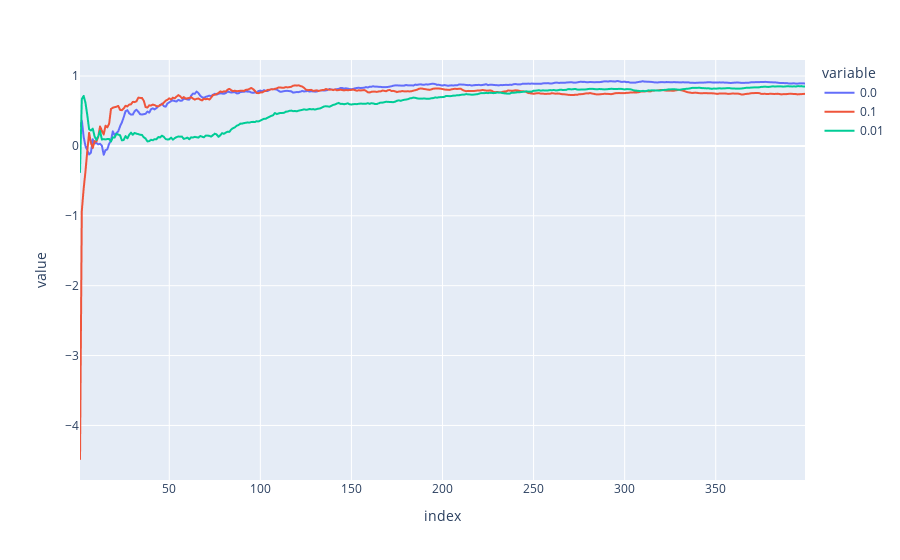

The cell this chart's notebook holds for it:
### Code cell
rewards_df = pd.DataFrame(rewards, columns=[str(x) for x in EPSILONS])
rewards_df = rewards_df.apply(lambda x: x.cumsum()/jnp.arange(rewards_df.shape[0]))
rewards_df = rewards_df.iloc[1:]

px.line(rewards_df)

### Figure 1 — Plotly figure (JSON) as saved in the notebook; plotly's stock layout.template omitted (floating-point values rounded to 4 significant figures; data arrays with more than 128 entries replaced by an {"elided": "..."} marker saying what was removed)
{"data": [{"hovertemplate": "variable=0.0<br>index=%{x}<br>value=%{y}<extra></extra>", "legendgroup": "0.0", "line": {"color": "#636efa", "dash": "solid"}, "marker": {"symbol": "circle"}, "mode": "lines", "name": "0.0", "showlegend": true, "type": "scattergl", "x": {"elided": "399 int values"}, "xaxis": "x", "y": {"elided": "399 float values"}, "yaxis": "y"}, {"hovertemplate": "variable=0.1<br>index=%{x}<br>value=%{y}<extra></extra>", "legendgroup": "0.1", "line": {"color": "#EF553B", "dash": "solid"}, "marker": {"symbol": "circle"}, "mode": "lines", "name": "0.1", "showlegend": true, "type": "scattergl", "x": {"elided": "399 int values"}, "xaxis": "x", "y": {"elided": "399 float values"}, "yaxis": "y"}, {"hovertemplate": "variable=0.01<br>index=%{x}<br>value=%{y}<extra></extra>", "legendgroup": "0.01", "line": {"color": "#00cc96", "dash": "solid"}, "marker": {"symbol": "circle"}, "mode": "lines", "name": "0.01", "showlegend": true, "type": "scattergl", "x": {"elided": "399 int values"}, "xaxis": "x", "y": {"elided": "399 float values"}, "yaxis": "y"}], "layout": {"legend": {"title": {"text": "variable"}, "tracegroupgap": 0}, "margin": {"t": 60}, "xaxis": {"anchor": "y", "domain": [0, 1], "title": {"text": "index"}}, "yaxis": {"anchor": "x", "domain": [0, 1], "title": {"text": "value"}}}}
